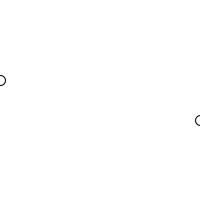
Frame 1 (no input)
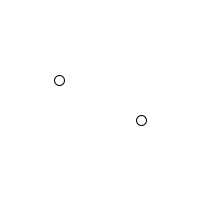
Frame 60 (the mouse pressed at the canvas centre just before this capture)
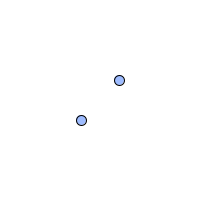
Frame 120 (the mouse held since frame 60 and released just before this capture)

The Processing sketch that drew these frames (run headless with seeded random() and noise(); from frame 60 on, the mouse is pressed at the canvas centre):

// Processing sketch: processing_89844
// ── processing_89844.pde

int x=0;
int speedX=1;

void setup(){
size(200,200);
}
void draw()
{
  fillShape();
drawEllipse(height/2);


}

//
void drawEllipse(int posY)
{
background(255);
ellipse(x,posY-20,10,10);
ellipse(width-x,posY+20,10,10);
x+=speedX;
if(x>width||x<0)speedX=-speedX;
}
//
void fillShape(){
  float r=0,g=255,b=255;
 if(frameCount>100)r=random(255);
 g=frameCount%255;
 
 //2 seconds 
 if(frameCount%frameRate==2)
  b*=0.567;
  float base=width;
  float tran=mouseX/base*255;
  fill(r,g,b,tran);
}
